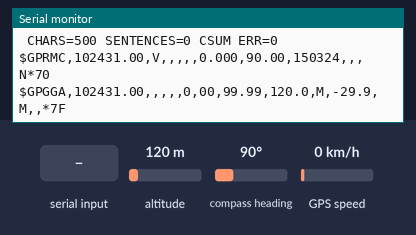
The sketch below on a simulated ESP8266 (NodeMCU). Parts: the last lines printed to the serial monitor. Inputs (shaded band) come from the test bench; at power-on: altitude 120 m, GPS speed 0 km/h, compass heading 90°. The GPS gets a fix after 3 s at 37.7749, -122.4194 with 8 satellites.

Above: at 1.2 s.
1.3 s: altitude set to 20 m
At 2.8 s:
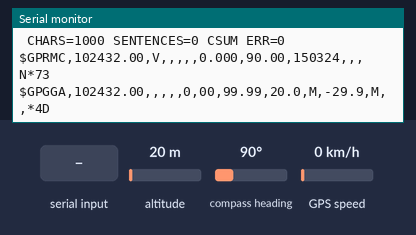
4.5 s: "1" received over the second serial link
At 4.9 s:
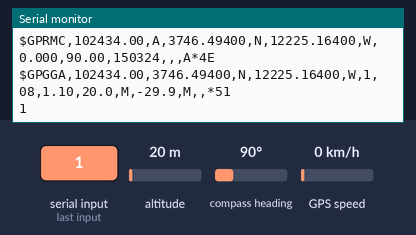
6.5 s: GPS speed set to 2 km/h
At 7.8 s:
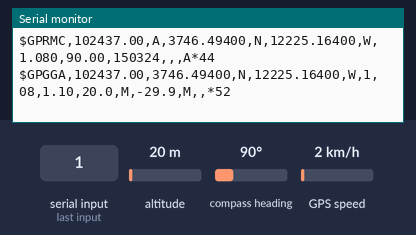
9.5 s: compass heading set to 7°
At 10.4 s:
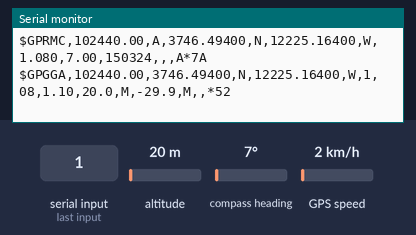
11.0 s: compass heading set to 352°
At 11.8 s:
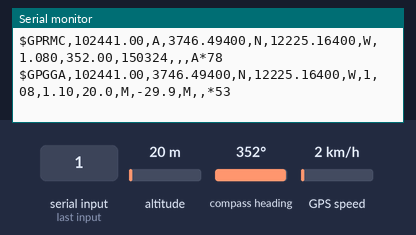
15.1 s: altitude set to 250 m
At 18.8 s:
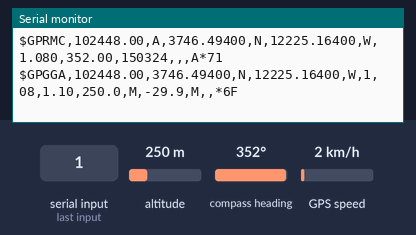

Measured:
- after the input at 1.3 s, the serial monitor: prints a new line after 0.71 s (image 1)
- after the input at 4.5 s, the serial monitor: prints a new line at once (image 2)
- after the input at 6.5 s, the serial monitor: prints a new line after 0.51 s (image 3)
- after the input at 9.5 s, the serial monitor: prints a new line after 0.51 s (image 4)
- after the input at 11.0 s, the serial monitor: prints a new line at once (image 5)
- after the input at 15.1 s, the serial monitor: prints a new line after 0.92 s (image 6)

The sketch:

pruebaGPS.ino
```cpp
#include <SoftwareSerial.h>
#include <TinyGPS.h>

#define RX D7
#define TX D8

/* This sample code demonstrates the normal use of a TinyGPS object.
   It requires the use of SoftwareSerial, and assumes that you have a
   4800-baud serial GPS device hooked up on pins 4(rx) and 3(tx).
*/

TinyGPS gps;
SoftwareSerial ss(RX, TX);

void setup()
{
  Serial.begin(115200);
  ss.begin(4800);

  Serial.print("Simple TinyGPS library v. "); Serial.println(TinyGPS::library_version());
  Serial.println("by Mikal Hart");
  Serial.println();
}

void loop()
{
  bool newData = false;
  unsigned long chars;
  unsigned short sentences, failed;

  // For one second we parse GPS data and report some key values
  for (unsigned long start = millis(); millis() - start < 1000;)
  {
    while (ss.available())
    {
      char c = ss.read();
      Serial.write(c); // uncomment this line if you want to see the GPS data flowing
      if (gps.encode(c)) // Did a new valid sentence come in?
        newData = true;
    }
  }

  if (newData)
  {
    float flat, flon;
    unsigned long age;
    gps.f_get_position(&flat, &flon, &age);
    Serial.print("LAT=");
    Serial.print(flat == TinyGPS::GPS_INVALID_F_ANGLE ? 0.0 : flat, 6);
    Serial.print(" LON=");
    Serial.print(flon == TinyGPS::GPS_INVALID_F_ANGLE ? 0.0 : flon, 6);
    Serial.print(" SAT=");
    Serial.print(gps.satellites() == TinyGPS::GPS_INVALID_SATELLITES ? 0 : gps.satellites());
    Serial.print(" PREC=");
    Serial.print(gps.hdop() == TinyGPS::GPS_INVALID_HDOP ? 0 : gps.hdop());
  }

  gps.stats(&chars, &sentences, &failed);
  Serial.print(" CHARS=");
  Serial.print(chars);
  Serial.print(" SENTENCES=");
  Serial.print(sentences);
  Serial.print(" CSUM ERR=");
  Serial.println(failed);
  if (chars == 0)
    Serial.println("** No characters received from GPS: check wiring **");
}
```
